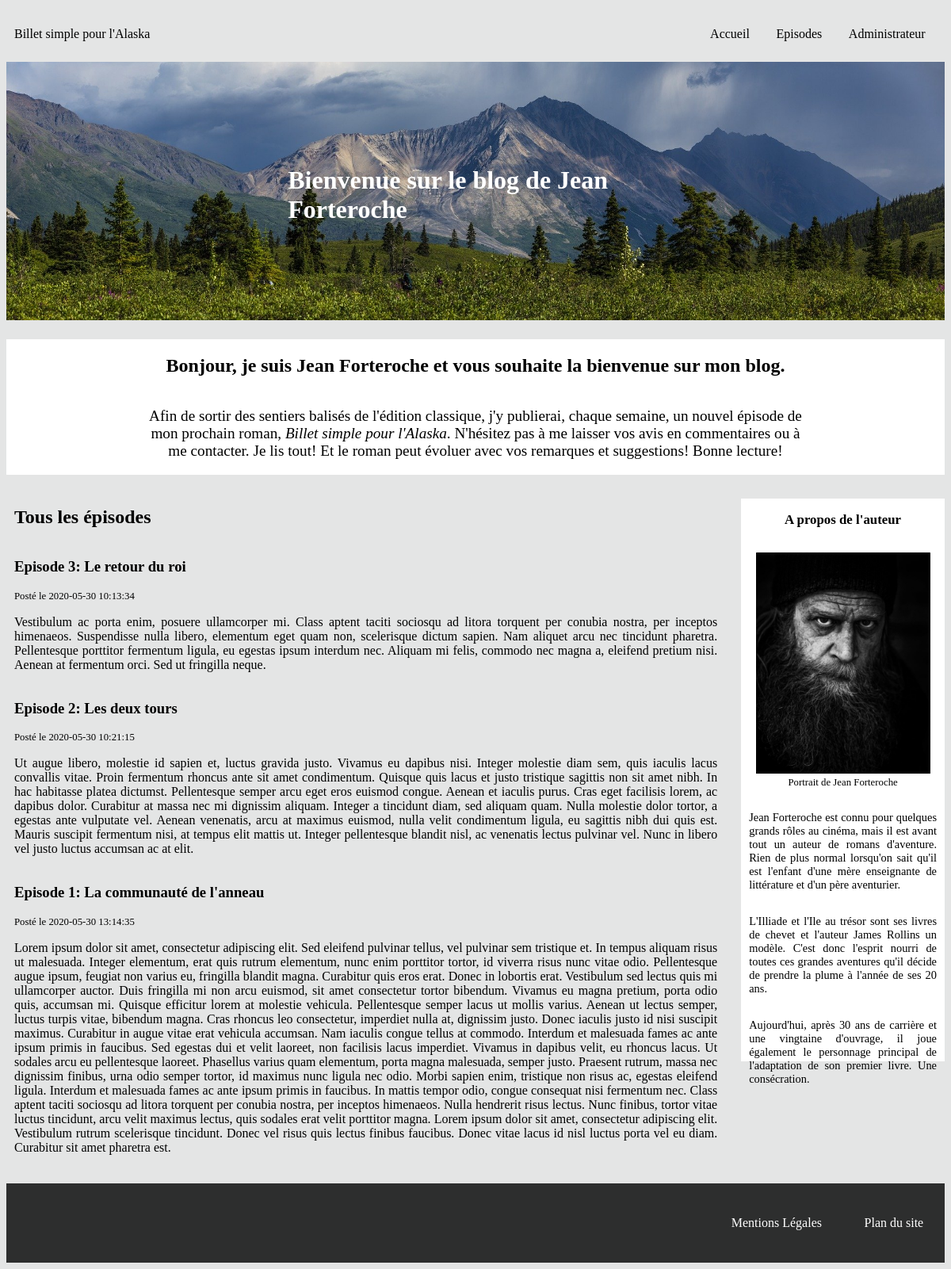
Page /index.php?action=get_all on the committed database.
### tables this page shows
CREATE TABLE IF NOT EXISTS `episodes` (
  `episode_id` tinyint(11) NOT NULL AUTO_INCREMENT,
  `episode_title` char(255) NOT NULL,
  `episode_content` text NOT NULL,
  `episode_date` datetime NOT NULL DEFAULT CURRENT_TIMESTAMP,
  PRIMARY KEY (`episode_id`)
);

### src/View/View.php (called while the page is built, shortened)
<?php
class View
{
    public function display(array $data, string $template, string $layout) : void
    {
        require_once($template);
    }
}

### src/Controller/FrontOffice/PostController.php (called while the page is built, shortened)
<?php
class PostController
{
    private $postManager;
    private $view;
    private $layout;
    private $frontTemplate;
    public function __construct(PostManager $postManager, View $view, CommentManager $commentManager)
    {
        $this->postManager = $postManager;
        $this->view = $view;
        $this->frontTemplate = '../templates/frontoffice/';
        $this->layout = '../templates/frontOffice/layout.html.php';
    }
    public function displayAllPosts() : void
    {
        $data = $this->postManager->getAllEpisodes();
        $template = $this->frontTemplate.'allposts.html.php';
        $this->view->display($data, $template, $this->layout);
    }
}

### public/index.php (called while the page is built, shortened)
<?php
$router = new Router();
$router->run();

### src/Model/PostManager.php (called while the page is built, shortened)
<?php
class PostManager
{
    private $database;
    public function __construct(Database $database)
    {
        $this->database = $database->databaseConnect();
    }
    public function getAllEpisodes() : array
    {
        $request = $this->database->prepare('SELECT * FROM episodes ORDER BY episode_id DESC');
        $request->execute();
        return $request->fetchAll();
    }
}

### src/Service/Database.php (called while the page is built, shortened)
<?php
class Database
{
    private $servor = 'mysql:dbname=jean_forteroche;host=localhost;port=3308;chartset=utf-8';
    private $user = 'root';
    private $password = '';
    public function databaseConnect() : object
    {
        return new \PDO($this->servor, $this->user, $this->password);
    }
}

### Templates/Frontoffice/allposts.html.php (the view)
<h2>Tous les épisodes</h2>
<?php foreach ($data as $entry) {?>
    <article>
        <a href='index.php?action=post&id=<?=$entry['episode_id']?>'>
            <h3 class='episode_title'>Episode <?=$entry['episode_id']?>: <?=$entry['episode_title']?></h3>
        </a>
        <span class='post_date'>Posté le <?=$entry['episode_date']?></span>
        <p><?=$entry['episode_content']?></p>
    </article>
<?php
}?>

### public/css/style.css (style rules this page uses)
html { font-family: aileron; background-color: #e4e5e5; }
a { text-decoration: none; color: black; }
.post_date { font-size: 0.8rem; }
article { display: flex; flex-direction: column; }
article p { text-align: justify; }

### rows in the picture
episodes: episode_id "3", episode_title "Le retour du roi", episode_date "2020-05-30 10:13:34", episode_content "Vestibulum ac porta enim, posuere ullamcorper mi. Class aptent taciti sociosqu ad litora torquent per conubia nostra, per inceptos himenaeos. Suspendisse nulla libero, elementum eget quam non, scelerisque dictum sapien. Nam aliquet arcu nec tincidunt pharetra. Pellentesque porttitor fermentum ligula, eu egestas ipsum interdum nec. Aliquam mi felis, commodo nec magna a, eleifend pretium nisi. Aenean at fermentum orci. Sed ut fringilla neque."
episodes: episode_id "2", episode_title "Les deux tours", episode_date "2020-05-30 10:21:15", episode_content "Ut augue libero, molestie id sapien et, luctus gravida justo. Vivamus eu dapibus nisi. Integer molestie diam sem, quis iaculis lacus convallis vitae. Proin fermentum rhoncus ante sit amet condimentum. Quisque quis lacus et justo tristique sagittis non sit amet nibh. In hac habitasse platea dictumst. Pellentesque semper arcu eget eros euismod congue. Aenean et iaculis purus. Cras eget facilisis lorem, ac dapibus dolor. Curabitur at massa nec mi dignissim aliquam. Integer a tincidunt diam, sed aliquam quam. Nulla molestie dolor tortor, a egestas ante vulputate vel. Aenean venenatis, arcu at maximus euismod, nulla velit condimentum ligula, eu sagittis nibh dui quis est. Mauris suscipit…"
episodes: episode_id "1", episode_title "La communauté de l'anneau", episode_date "2020-05-30 13:14:35", episode_content "Lorem ipsum dolor sit amet, consectetur adipiscing elit. Sed eleifend pulvinar tellus, vel pulvinar sem tristique et. In tempus aliquam risus ut malesuada. Integer elementum, erat quis rutrum elementum, nunc enim porttitor tortor, id viverra risus nunc vitae odio. Pellentesque augue ipsum, feugiat non varius eu, fringilla blandit magna. Curabitur quis eros erat. Donec in lobortis erat. Vestibulum sed lectus quis mi ullamcorper auctor. Duis fringilla mi non arcu euismod, sit amet consectetur tortor bibendum. Vivamus eu magna pretium, porta odio quis, accumsan mi. Quisque efficitur lorem at molestie vehicula. Pellentesque semper lacus ut mollis varius. Aenean ut lectus semper, luctus turpis…"
